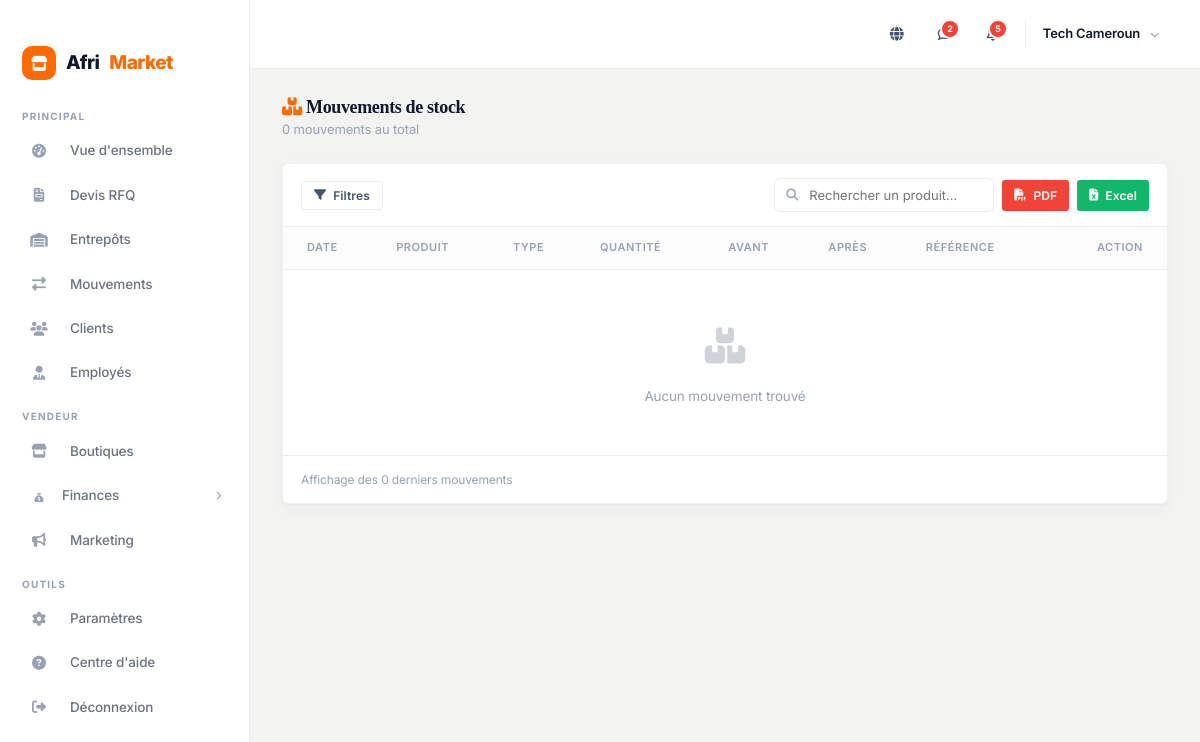
The app's page /fr/dashboard/inventaire/ (signed in), older data.
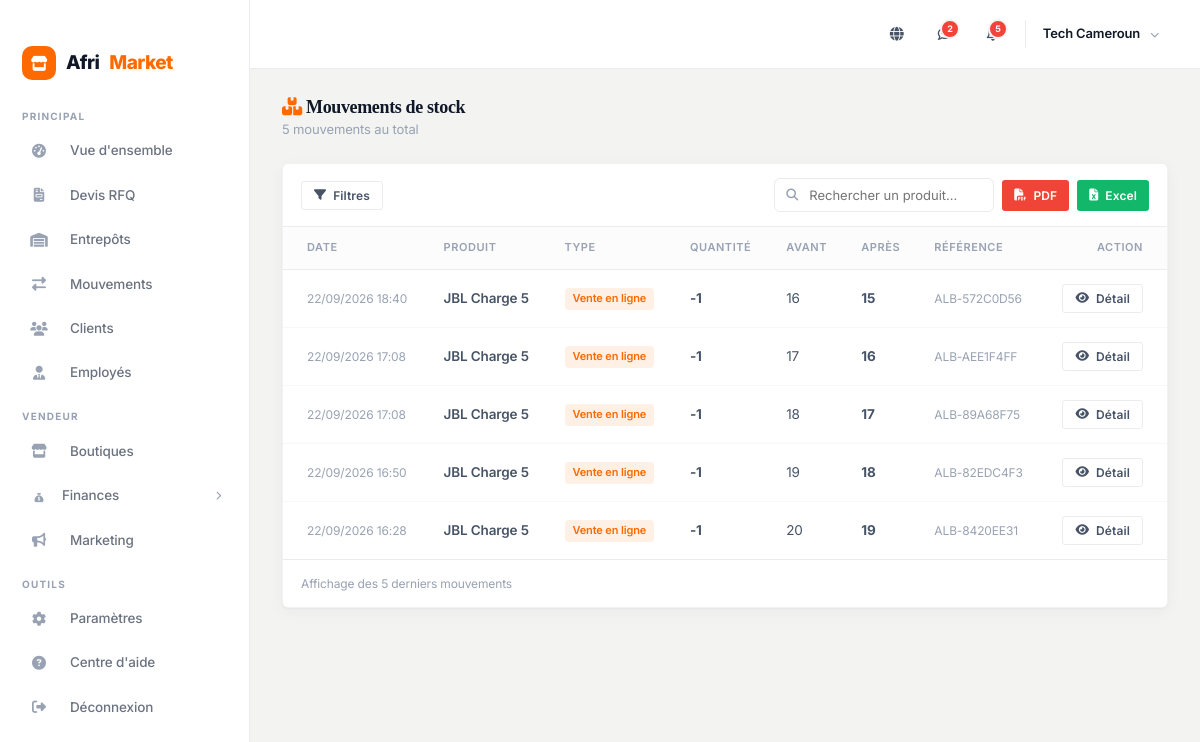
The same page, newer data.
### accounts/models.py (models this page shows, shortened)
class User(AbstractUser):
    ROLE_CHOICES = [
        ('buyer', 'Acheteur'),
        ('seller', 'Vendeur'),
        ('admin', 'Administrateur'),
    ]
    role = models.CharField(max_length=10, choices=ROLE_CHOICES, default='buyer')
    phone = models.CharField(max_length=20, blank=True)
    avatar = models.ImageField(upload_to='avatars/', blank=True, null=True)
    address = models.TextField(blank=True)
    city = models.CharField(max_length=100, blank=True)
    country = models.CharField(max_length=100, default='Cameroun')
    is_verified = models.BooleanField(default=False)
    @property
    def store(self):
        return self.stores.first()
    @property
    def is_seller(self):
        return self.role == 'seller'
    @property
    def display_name(self):
        return self.get_full_name() or self.username

### catalog/models.py (models this page shows, shortened)
class StockMovement(models.Model):
    TYPE_CHOICES = [
        ('in', 'Entrée'),
        ('out', 'Sortie'),
        ('adjustment', 'Ajustement'),
        ('sale', 'Vente en ligne'),
        ('pos', 'Vente POS'),
        ('return', 'Retour / Annulation'),
    ]
    product = models.ForeignKey(Product, on_delete=models.CASCADE, related_name='stock_movements')
    store = models.ForeignKey('store.Store', on_delete=models.CASCADE, related_name='stock_movements')
    warehouse = models.ForeignKey('inventory.Warehouse', on_delete=models.SET_NULL, null=True, blank=True, related_name='movements')
    movement_type = models.CharField(max_length=20, choices=TYPE_CHOICES)
    quantity = models.IntegerField(help_text='Positif = entrée, négatif = sortie')
    stock_before = models.PositiveIntegerField()
    stock_after = models.PositiveIntegerField()
    reason = models.CharField(max_length=255, blank=True)
    reference = models.CharField(max_length=100, blank=True, help_text='N° commande, vente POS...')
    created_by = models.ForeignKey(settings.AUTH_USER_MODEL, on_delete=models.SET_NULL, null=True, blank=True)
    created_at = models.DateTimeField(auto_now_add=True)
    class Meta:
        ordering = ['-created_at']

class Product(models.Model):
    store = models.ForeignKey('store.Store', on_delete=models.CASCADE, related_name='products')
    category = models.ForeignKey(Category, on_delete=models.CASCADE, related_name='products')
    name = models.CharField(max_length=500)
    slug = models.SlugField(max_length=500, unique=True)
    description = models.TextField()
    specifications = models.TextField(blank=True, help_text='One per line: Key: Value')
    price = models.DecimalField(max_digits=12, decimal_places=0)
    old_price = models.DecimalField(max_digits=12, decimal_places=0, null=True, blank=True)
    min_order = models.IntegerField(default=1, help_text='Minimum order quantity')
    bulk_price = models.DecimalField(max_digits=12, decimal_places=0, null=True, blank=True)
    bulk_min_qty = models.IntegerField(default=10)
    stock = models.PositiveIntegerField(default=0)
    low_stock_threshold = models.PositiveIntegerField(default=5, help_text='Seuil d\'alerte stock faible')
    sku = models.CharField(max_length=50, blank=True)
    image = models.ImageField(upload_to='products/', blank=True, null=True)
    image_2 = models.ImageField(upload_to='products/', blank=True, null=True)
    image_3 = models.ImageField(upload_to='products/', blank=True, null=True)
    image_4 = models.ImageField(upload_to='products/', blank=True, null=True)
    colors = models.CharField(max_length=300, blank=True, help_text='Comma separated')
    sizes = models.CharField(max_length=300, blank=True, help_text='Comma separated')
    weight = models.CharField(max_length=50, blank=True)
    origin = models.CharField(max_length=100, default='Cameroun')
    is_active = models.BooleanField(default=True)
    is_featured = models.BooleanField(default=False)
    is_flash_deal = models.BooleanField(default=False)
    flash_deal_end = models.DateTimeField(null=True, blank=True)
    views_count = models.IntegerField(default=0)
    orders_count = models.IntegerField(default=0)
    created_at = models.DateTimeField(auto_now_add=True)
    updated_at = models.DateTimeField(auto_now=True)
    class Meta:
        ordering = ['-created_at']

### dashboard/views.py (the view, shortened to what this page needs)
# urls.py: path('inventaire/', views.dash_inventory, name='inventory'),
@login_required
@seller_or_admin_required
def dash_inventory(request):
    from catalog.models import StockMovement
    from datetime import datetime
    if request.user.is_seller and hasattr(request.user, 'store'):
        movements = StockMovement.objects.filter(store=request.user.store)
    else:
        movements = StockMovement.objects.all()
    q = request.GET.get('q', '').strip()
    if q:
        movements = movements.filter(product__name__icontains=q)
    warehouse_id = request.GET.get('warehouse')
    current_warehouse = None
    if warehouse_id:
        from inventory.models import Warehouse
        movements = movements.filter(warehouse_id=warehouse_id)
        current_warehouse = Warehouse.objects.filter(pk=warehouse_id).first()
    mtype = request.GET.get('type', '')
    if mtype:
        movements = movements.filter(movement_type=mtype)
    date_from = request.GET.get('from', '')
    date_to = request.GET.get('to', '')
    if date_from:
        try:
            movements = movements.filter(created_at__date__gte=datetime.strptime(date_from, '%Y-%m-%d').date())
        except ValueError:
            pass
    if date_to:
        try:
            movements = movements.filter(created_at__date__lte=datetime.strptime(date_to, '%Y-%m-%d').date())
        except ValueError:
            pass
    from catalog.models import Product
    product_stats = []
    return render(request, 'dashboard/inventory.html', {
        'movements': movements.select_related('product', 'created_by')[:100],
        'search_query': q,
        'warehouse': current_warehouse,
        'type_filter': mtype,
        'date_from': date_from,
        'date_to': date_to,
        'type_choices': StockMovement.TYPE_CHOICES,
        'total_movements': movements.count(),
        'product_stats': product_stats,
    })

### templates/dashboard/inventory.html (shortened to what this page needs)
{% extends 'dashboard/base.html' %}{% load humanize %}
{% block dash %}
<div class="dash-header">
    <div>
        <h1><i class="fa-solid fa-boxes-stacked" style="color:var(--dash-accent);"></i> Mouvements de stock</h1>
        <p style="font-size:13px;color:var(--dash-text3);">{{ total_movements }} mouvement{{ total_movements|pluralize:"s" }} au total</p>
    </div>
</div>
<div class="dash-card">
    <div class="mv-toolbar">
        <div style="display:flex;gap:8px;align-items:center;flex-wrap:wrap;">
            <div style="position:relative;">
                <button type="button" class="btn btn-outline btn-sm" onclick="toggleInvFilterMenu(event)">
                    <i class="fa-solid fa-filter"></i> Filtres
                </button>
            </div>
        </div>
        <div style="display:flex;gap:8px;align-items:center;flex-wrap:wrap;">
            <form method="get" style="position:relative;">
                <i class="fa-solid fa-magnifying-glass" style="position:absolute;left:12px;top:50%;transform:translateY(-50%);color:var(--dash-text3);font-size:12px;"></i>
                <input type="text" name="q" value="{{ search_query }}" placeholder="Rechercher un produit..." style="padding:8px 12px 8px 34px;border:1.5px solid var(--dash-border);border-radius:6px;font-size:13px;font-family:inherit;width:220px;">
            </form>
            <a href="{% url 'dashboard:movements_pdf' %}?{{ request.GET.urlencode }}" class="btn btn-sm" style="background:var(--dash-red);color:#fff;"><i class="fa-solid fa-file-pdf"></i> PDF</a>
            <a href="{% url 'dashboard:movements_excel' %}?{{ request.GET.urlencode }}" class="btn btn-sm" style="background:var(--dash-green);color:#fff;"><i class="fa-solid fa-file-excel"></i> Excel</a>
        </div>
    </div>
    <div class="dash-table-responsive">
    <table class="dash-table">
        <thead>
            <tr><th>Date</th><th>Produit</th><th>Type</th><th>Quantité</th><th>Avant</th><th>Après</th><th>Référence</th><th style="text-align:right;">Action</th></tr>
        </thead>
        <tbody>
            {% for m in movements %}
            <tr>
                <td style="font-size:12px;color:var(--dash-text3);">{{ m.created_at|date:"d/m/Y H:i" }}</td>
                <td style="font-weight:600;">{{ m.product.name|truncatechars:30 }}</td>
                <td><span class="tag {% if m.quantity > 0 %}tag-green{% else %}tag-orange{% endif %}">{{ m.get_movement_type_display }}</span></td>
                <td class="{% if m.quantity > 0 %}mv-in{% else %}mv-out{% endif %}">{% if m.quantity > 0 %}+{% endif %}{{ m.quantity }}</td>
                <td>{{ m.stock_before }}</td>
                <td style="font-weight:700;">{{ m.stock_after }}</td>
                <td style="font-size:12px;color:var(--dash-text3);">{{ m.reference|default:'—' }}</td>
                <td style="text-align:right;">
                    <button class="btn btn-sm btn-outline" onclick='openDetailModal({{ m.id }})'><i class="fa-solid fa-eye"></i> Détail</button>
                </td>
            </tr>
            {% empty %}
            <tr><td colspan="8" style="text-align:center;padding:3rem;">
                <div style="font-size:36px;opacity:.25;margin-bottom:10px;"><i class="fa-solid fa-boxes-stacked"></i></div>
                <div style="color:var(--dash-text3);">Aucun mouvement trouvé</div>
            </td></tr>
            {% endfor %}
        </tbody>
    </table>
    </div>
    <div style="padding:14px 18px;border-top:1px solid var(--dash-border);font-size:12px;color:var(--dash-text3);">
        Affichage des {{ movements|length }} derniers mouvements
    </div>
</div>
{% endblock %}

### templates/dashboard/base.html (shortened to what this page needs)
{% load static %}{% load humanize %}<!DOCTYPE html><html lang="fr"><head><meta charset="UTF-8"><meta name="viewport" content="width=device-width,initial-scale=1.0"><title>{% block title %}Dashboard{% endblock %} — AfriMarket</title>
<link rel="stylesheet" href="https://cdnjs.cloudflare.com/ajax/libs/font-awesome/6.5.1/css/all.min.css">
<link rel="stylesheet" href="{% static 'css/style.css' %}">
</head><body>
<div class="dash-layout">
<aside class="dash-sidebar" id="dashSidebar">
<div class="dash-sidebar-logo"><div class="logo-icon"><i class="fa-solid fa-store"></i></div>Afri<span>Market</span></div>
<div class="dash-sidebar-label">Principal</div>
<nav class="dash-nav">
<a href="{% url 'dashboard:index' %}" class="{% if request.resolver_match.url_name == 'index' %}active{% endif %}"><span class="nav-icon"><i class="fa-solid fa-gauge-high"></i></span> Vue d'ensemble</a>
<a href="{% url 'dashboard:rfqs' %}" class=""><span class="nav-icon"><i class="fa-solid fa-file-invoice"></i></span> Devis RFQ</a>
<a href="{% url 'dashboard:warehouses' %}" class="{% if 'warehouse' in request.resolver_match.url_name %}active{% endif %}"><span class="nav-icon"><i class="fa-solid fa-warehouse"></i></span> Entrepôts</a>
<a href="{% url 'dashboard:transfers' %}" class="{% if 'transfer' in request.resolver_match.url_name %}active{% endif %}"><span class="nav-icon"><i class="fa-solid fa-right-left"></i></span> Mouvements</a>
<a href="{% url 'dashboard:customers' %}" class="{% if request.resolver_match.url_name == 'customers' %}active{% endif %}"><span class="nav-icon"><i class="fa-solid fa-users"></i></span> Clients</a>
<a href="{% url 'dashboard:employees' %}" class="{% if request.resolver_match.url_name == 'employees' %}active{% endif %}"><span class="nav-icon"><i class="fa-solid fa-user-tie"></i></span> Employés</a>
</nav>
{% if request.user.is_seller %}
<div class="dash-sidebar-label">Vendeur</div>
<nav class="dash-nav">
<a href="{% url 'dashboard:stores' %}" class="{% if request.resolver_match.url_name == 'stores' %}active{% endif %}"><span class="nav-icon"><i class="fa-solid fa-store"></i></span> Boutiques</a>
<div class="nav-menu-toggle" onclick="toggleMenu(this)">
<div><span class="nav-icon"><i class="fa-solid fa-sack-dollar"></i></span> Finances</div>
<i class="fa-solid fa-chevron-right"></i>
</div>
<a href="{% url 'marketing:dashboard' %}" class="{% if request.resolver_match.app_name == 'marketing' %}active{% endif %}"><span class="nav-icon"><i class="fa-solid fa-bullhorn"></i></span> Marketing</a>
</nav>
{% endif %}
<div class="dash-sidebar-label">Outils</div>
<nav class="dash-nav" style="flex:0;">
<a href="{% url 'accounts:profile' %}"><span class="nav-icon"><i class="fa-solid fa-gear"></i></span> Paramètres</a>
<a href="{% url 'faq' %}"><span class="nav-icon"><i class="fa-solid fa-circle-question"></i></span> Centre d'aide</a>
<a href="{% url 'accounts:logout' %}"><span class="nav-icon"><i class="fa-solid fa-right-from-bracket"></i></span> Déconnexion</a>
</nav>
</aside>
<div class="dash-content-wrapper">
<div class="dash-navbar">
<div class="dash-navbar-right">
<div class="dash-navbar-icon" style="position:relative;" id="languageSelector">
<i class="fa-solid fa-globe"></i>
</div>
<a href="{% url 'messaging:inbox' %}" class="dash-navbar-icon" id="messagesIcon" title="Messages">
{% if unread_messages_count > 0 %}<span class="badge" id="messagesBadge">{{ unread_messages_count }}</span>{% endif %}
</a>
<a href="#" class="dash-navbar-icon" title="Notifications">
<span class="badge">5</span>
</a>
<div class="dash-user-menu">
<div class="dash-user-info" style="display:block;">
<div class="dash-user-name">{{ user.display_name }}</div>
</div>
<i class="fa-solid fa-chevron-down" style="font-size:9px;color:var(--dash-text3);"></i>
</div>
</div>
</div>
<div class="dash-main-content">
{% block dash %}{% endblock %}
</div>
</div>
</div>
</body></html>

Row changes from the older to the newer data that the page shows:
added StockMovement: created_at "22/09/2026 18:40", product.name "JBL Charge 5", movement_type "Vente en ligne", quantity "-1", stock_before "16", stock_after "15", reference "ALB-572C0D56"
added StockMovement: created_at "22/09/2026 17:08", product.name "JBL Charge 5", movement_type "Vente en ligne", quantity "-1", stock_before "17", stock_after "16", reference "ALB-AEE1F4FF"
added StockMovement: created_at "22/09/2026 17:08", product.name "JBL Charge 5", movement_type "Vente en ligne", quantity "-1", stock_before "18", stock_after "17", reference "ALB-89A68F75"
added StockMovement: created_at "22/09/2026 16:50", product.name "JBL Charge 5", movement_type "Vente en ligne", quantity "-1", stock_before "19", stock_after "18", reference "ALB-82EDC4F3"
added StockMovement: created_at "22/09/2026 16:28", product.name "JBL Charge 5", movement_type "Vente en ligne", quantity "-1", stock_before "20", stock_after "19", reference "ALB-8420EE31"
Text that changed along with them:
{{ total_movements }}: "0" → "5"
{{ movements|length }}: "0" → "5"
text no longer shown: "Aucun mouvement trouvé"
